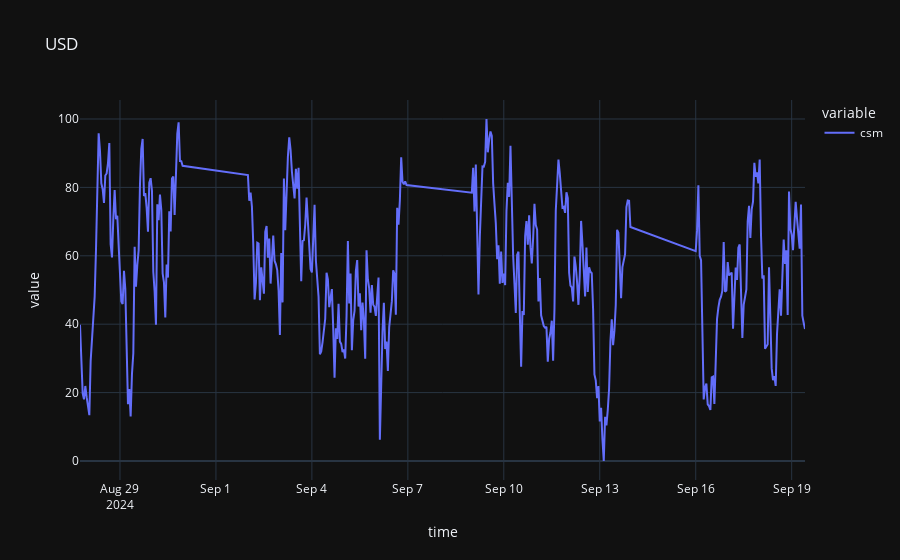
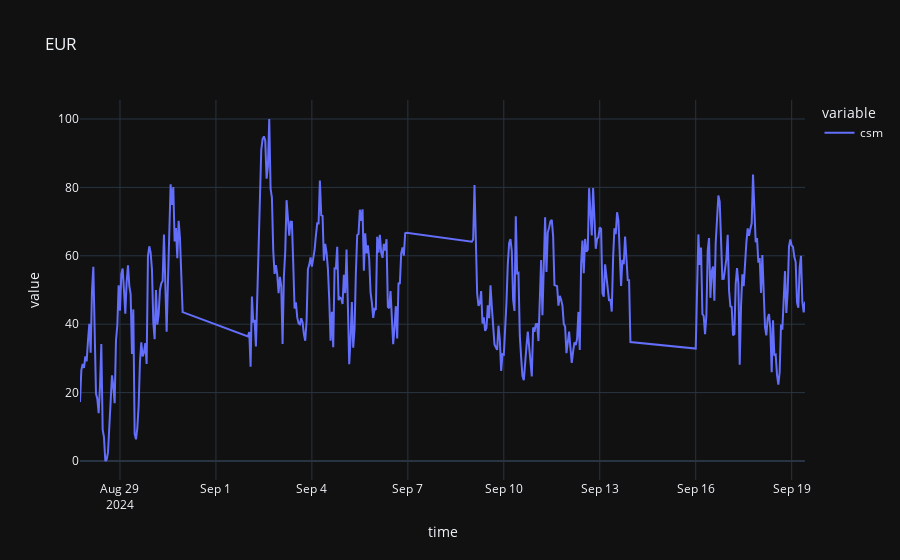
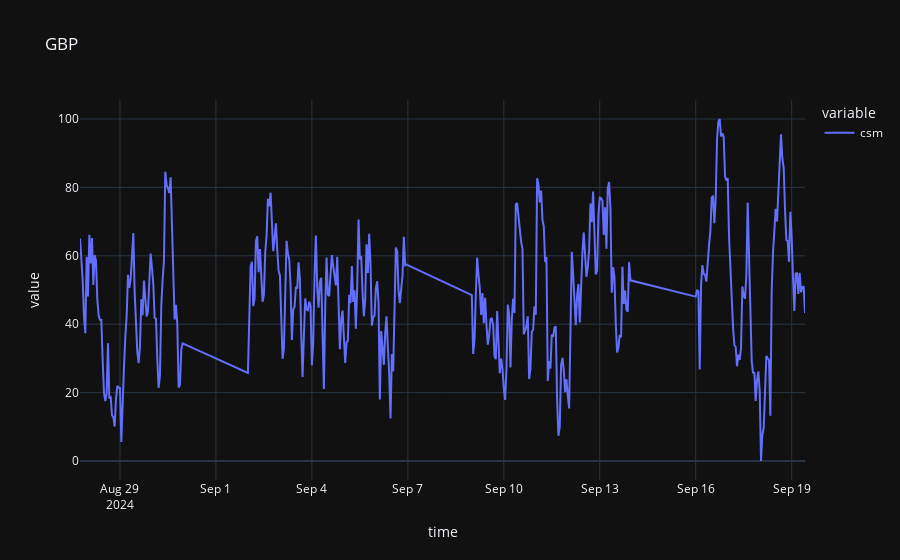
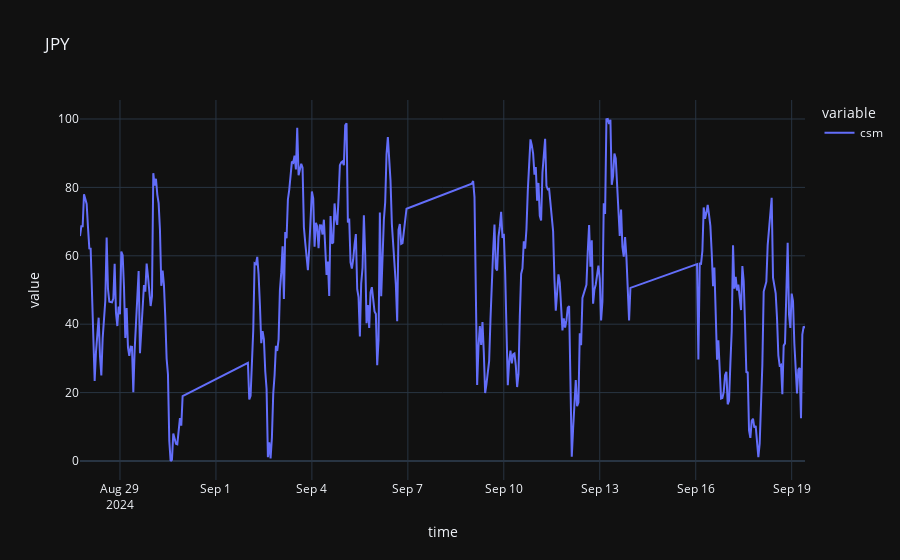

Notebook source saved alongside these figures, in order:
### Code cell
for currency, df in csm_data.items():
    plot_plotly(df, currency, ['csm'])

### Figure 1 — Plotly figure (JSON) as saved in the notebook; plotly's stock layout.template omitted (floating-point values rounded to 4 significant figures; data arrays with more than 128 entries replaced by an {"elided": "..."} marker saying what was removed)
{"data": [{"hovertemplate": "variable=csm<br>time=%{x}<br>value=%{y}<extra></extra>", "legendgroup": "csm", "line": {"color": "#636efa", "dash": "solid"}, "marker": {"symbol": "circle"}, "mode": "lines", "name": "csm", "orientation": "v", "showlegend": true, "type": "scatter", "x": {"elided": "401 str values"}, "xaxis": "x", "y": {"elided": "401 float values"}, "yaxis": "y"}], "layout": {"legend": {"title": {"text": "variable"}, "tracegroupgap": 0}, "title": {"text": "USD"}, "xaxis": {"anchor": "y", "domain": [0, 1], "title": {"text": "time"}}, "yaxis": {"anchor": "x", "domain": [0, 1], "title": {"text": "value"}}}}

### Figure 2 — Plotly figure (JSON) as saved in the notebook; plotly's stock layout.template omitted (floating-point values rounded to 4 significant figures; data arrays with more than 128 entries replaced by an {"elided": "..."} marker saying what was removed)
{"data": [{"hovertemplate": "variable=csm<br>time=%{x}<br>value=%{y}<extra></extra>", "legendgroup": "csm", "line": {"color": "#636efa", "dash": "solid"}, "marker": {"symbol": "circle"}, "mode": "lines", "name": "csm", "orientation": "v", "showlegend": true, "type": "scatter", "x": {"elided": "401 str values"}, "xaxis": "x", "y": {"elided": "401 float values"}, "yaxis": "y"}], "layout": {"legend": {"title": {"text": "variable"}, "tracegroupgap": 0}, "title": {"text": "EUR"}, "xaxis": {"anchor": "y", "domain": [0, 1], "title": {"text": "time"}}, "yaxis": {"anchor": "x", "domain": [0, 1], "title": {"text": "value"}}}}

### Figure 3 — Plotly figure (JSON) as saved in the notebook; plotly's stock layout.template omitted (floating-point values rounded to 4 significant figures; data arrays with more than 128 entries replaced by an {"elided": "..."} marker saying what was removed)
{"data": [{"hovertemplate": "variable=csm<br>time=%{x}<br>value=%{y}<extra></extra>", "legendgroup": "csm", "line": {"color": "#636efa", "dash": "solid"}, "marker": {"symbol": "circle"}, "mode": "lines", "name": "csm", "orientation": "v", "showlegend": true, "type": "scatter", "x": {"elided": "401 str values"}, "xaxis": "x", "y": {"elided": "401 float values"}, "yaxis": "y"}], "layout": {"legend": {"title": {"text": "variable"}, "tracegroupgap": 0}, "title": {"text": "GBP"}, "xaxis": {"anchor": "y", "domain": [0, 1], "title": {"text": "time"}}, "yaxis": {"anchor": "x", "domain": [0, 1], "title": {"text": "value"}}}}

### Figure 4 — Plotly figure (JSON) as saved in the notebook; plotly's stock layout.template omitted (floating-point values rounded to 4 significant figures; data arrays with more than 128 entries replaced by an {"elided": "..."} marker saying what was removed)
{"data": [{"hovertemplate": "variable=csm<br>time=%{x}<br>value=%{y}<extra></extra>", "legendgroup": "csm", "line": {"color": "#636efa", "dash": "solid"}, "marker": {"symbol": "circle"}, "mode": "lines", "name": "csm", "orientation": "v", "showlegend": true, "type": "scatter", "x": {"elided": "401 str values"}, "xaxis": "x", "y": {"elided": "401 float values"}, "yaxis": "y"}], "layout": {"legend": {"title": {"text": "variable"}, "tracegroupgap": 0}, "title": {"text": "JPY"}, "xaxis": {"anchor": "y", "domain": [0, 1], "title": {"text": "time"}}, "yaxis": {"anchor": "x", "domain": [0, 1], "title": {"text": "value"}}}}
